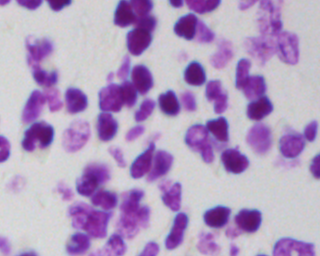
#> input picture img/00ae65c1c6631ae6f2be1a449902976e6eb8483bf6b0740d00530220832c6d3e/images/00ae65c1c6631ae6f2be1a449902976e6eb8483bf6b0740d00530220832c6d3e.png, 320 x 256 px; its folder holds only this picture in this run
$ python contours.py
#> lines starting #> are read from the running program, lines starting #| are printed output that depends on the picture
# -*- coding: utf-8 -*-
"""
Created on Mon Feb  5 17:20:00 2018

@author: ZMJ
"""
from PIL import Image
from pylab import array,contour,gray
from matplotlib import pyplot as plt
img_path="img/00ae65c1c6631ae6f2be1a449902976e6eb8483bf6b0740d00530220832c6d3e/"
test_img=img_path+"images/00ae65c1c6631ae6f2be1a449902976e6eb8483bf6b0740d00530220832c6d3e.png"

#Read from path
im=array(Image.open(test_img).convert("L"))##Turn into gray-scale img
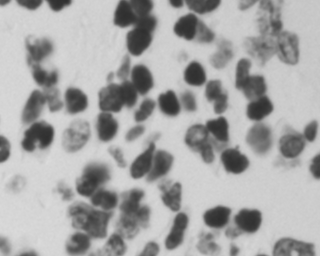
#> im: shape (256, 320); min 47, max 219, mean 165.5

fig=plt.figure(figsize=(8,4))
fig.add_subplot(121)
gray()
contour(im,origin="image")
fig.add_subplot(122)
gray()
plt.imshow(im)
plt.show()
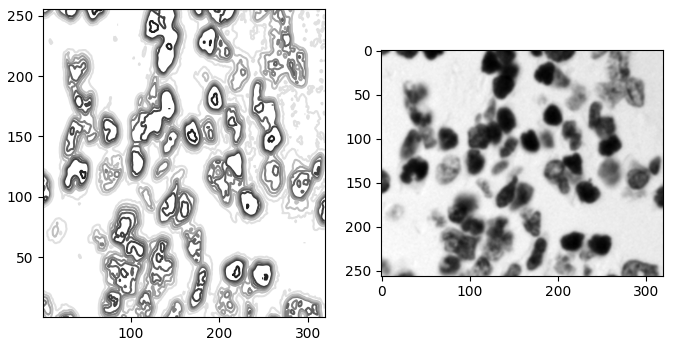
#> figure drawn by matplotlib, 2 panels

from skimage.measure import find_contours
import os
from skimage.io import imread
img=imread(test_img)
#> img is the input picture: shape (256, 320, 4); mean R, G, B, A 177.3, 154.2, 193, 255
fig=plt.figure(figsize=(8,4))
ax=fig.add_subplot(1,2,1)
ax.imshow(img)
ax=fig.add_subplot(1,2,2)
ax.imshow(img)
#> (the run stopped early here; a loop or call above may not have finished)
